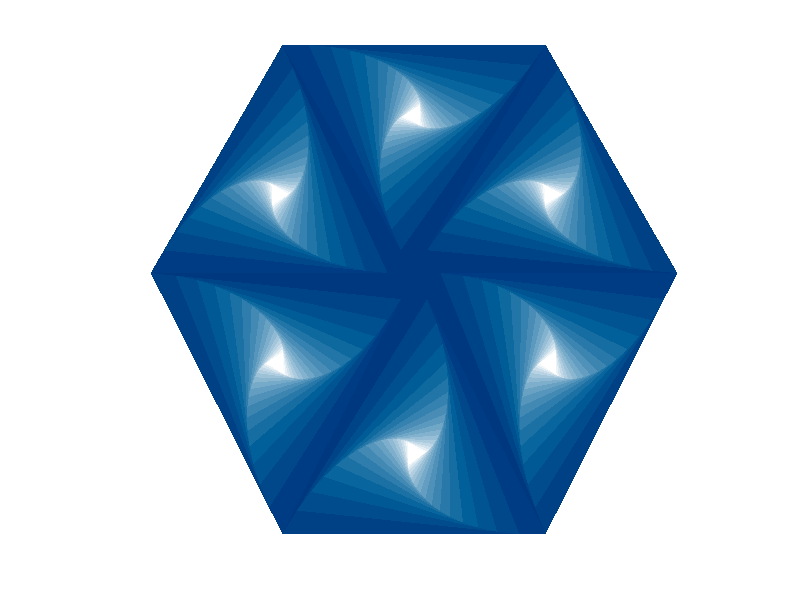

This chart was generated by the following MATLAB code:
function spiraltriangle2
%spiral triangle 2
level=50;
pitch=0.05;
size=8;
x=[6 6+size     6+size*0.5          6];
y=[2   2    3.0+size*0.5*sqrt(3.0)  2];
x1 = 6.0;
y1 = 2.0;
x2 = x1+size;
y2 = 2.0;
x3 = x1+size*0.5;
y3 = 3.0+size*0.5*sqrt(3.0);

colmap=(1-copper(50));
triangle(x,y,colmap);

x4 = x(3)+size;
y4 = y(3);
triangle([x2 x4 x3 x2],[y2 y4 y3 y2],colmap);

x5 = x2;
y5 = y3+size*0.5*sqrt(3.0);
triangle([x4 x5 x3 x4],[y4 y5 y3 y4],colmap);

x6 = x1;
y6 = y5;
triangle([x5 x6 x3 x5],[y5 y6 y3 y5],colmap);

x7 = x3-size;
y7 = y3;
triangle([x6 x7 x3 x6],[y6 y7 y3 y6],colmap);
triangle([x7 x1 x3 x7],[y7 y1 y3 y7],colmap);

axis equal off
end

function triangle(x,y,colmap)
pitch=0.1;total=50;
for t=1:total
    patch(x,y,'r','edgecolor','none','facecolor',colmap(total-t+1,:),'linewidth',1);
    %patch(x,y,'r','edgecolor','none','facecolor',colmap(total-t+1,:),'linewidth',1);
    x(4) = pitch*x(2) + (1-pitch)*x(3);
    y(4) = pitch*y(2) + (1-pitch)*y(3);
    x(3)=x(2);  y(3)=y(2);
    x(2)=x(1);  y(2)=y(1);
    x(1)=x(4);  y(1)=y(4);
    
    %patch(x,y,'r','edgecolor','none','FaceVertexCData',colmap,'facecolor','interp');
end
end
